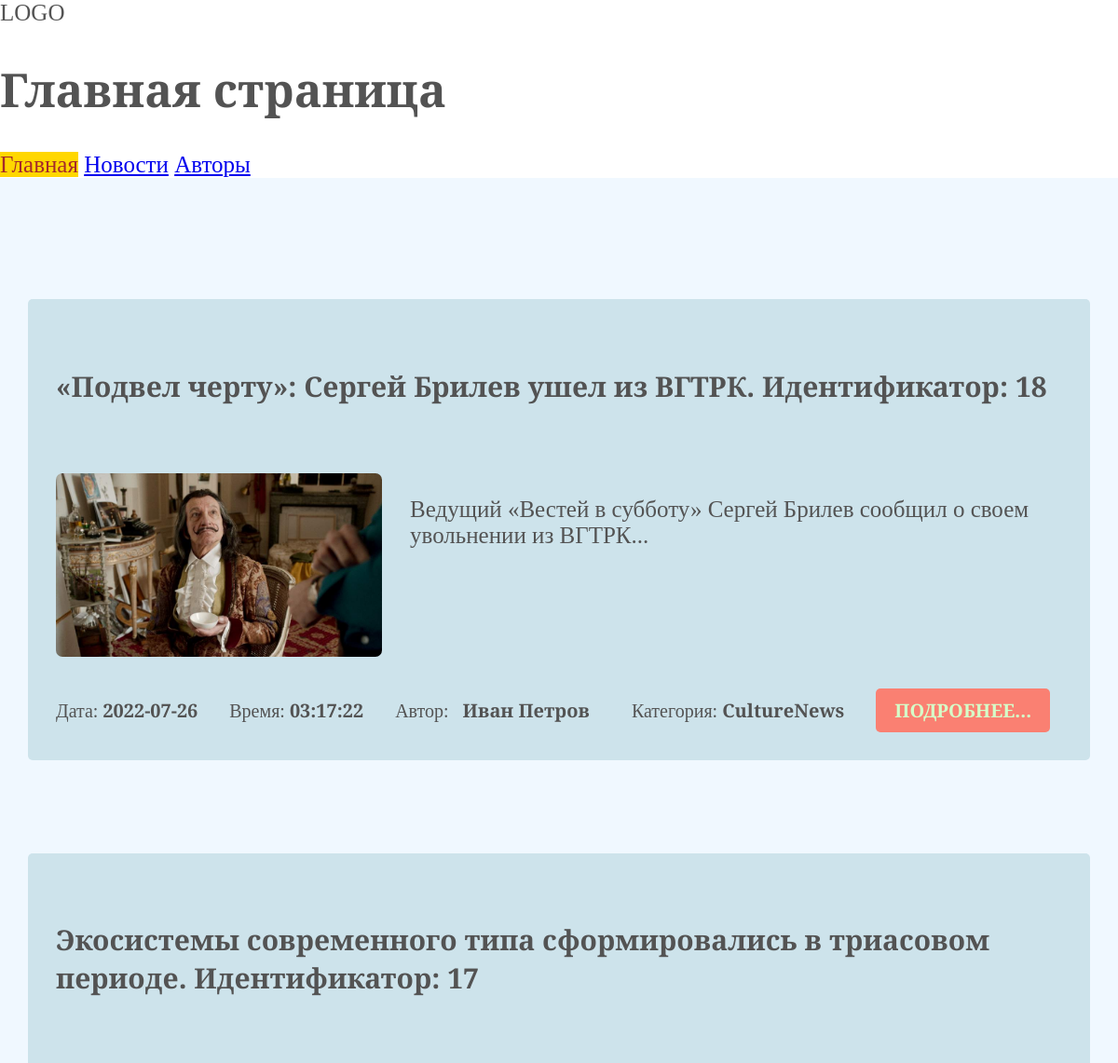
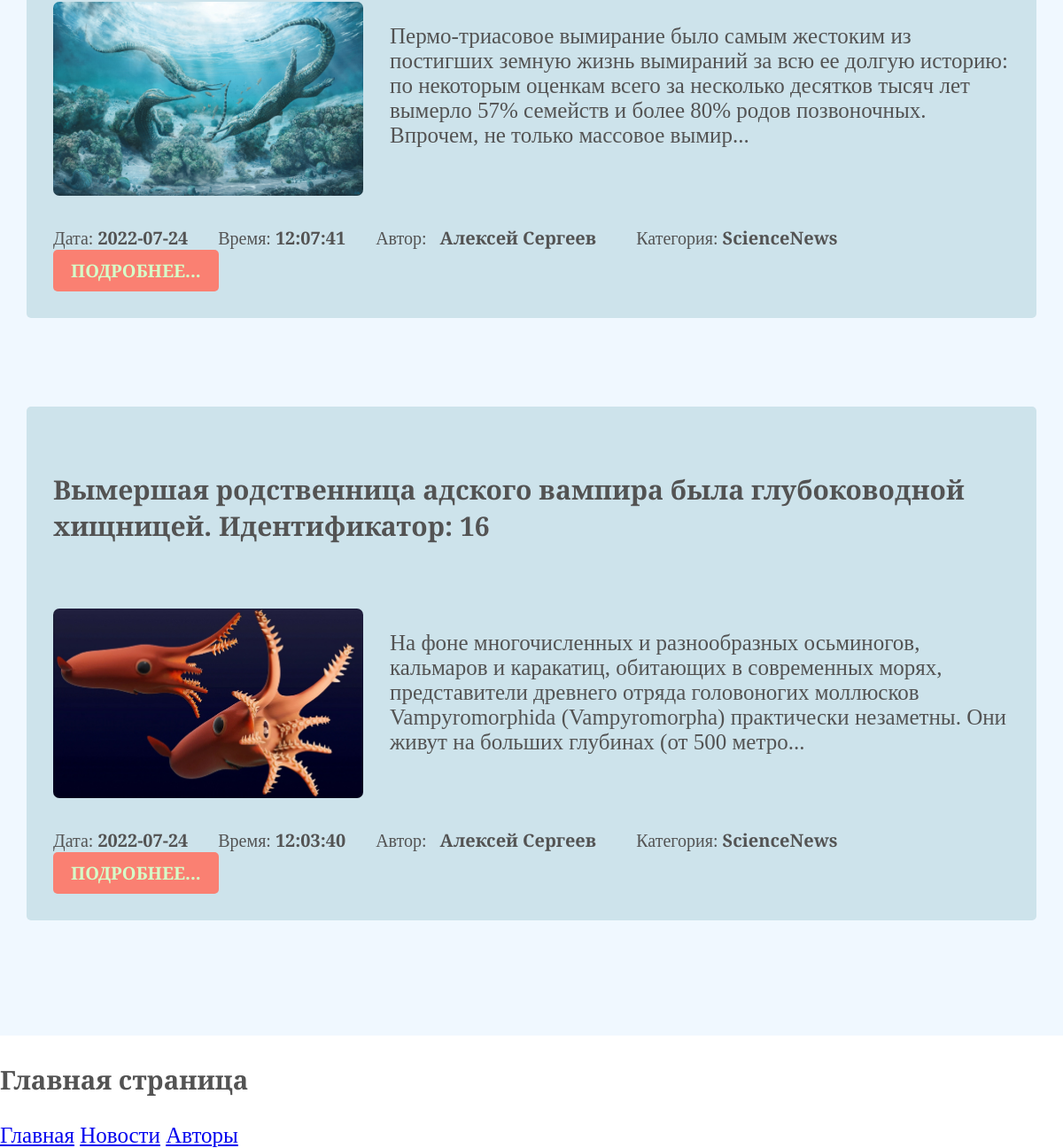
The page / on the database its author committed (2 pictures, top to bottom).
### tables this page shows
CREATE TABLE `news` (
  `id` int(11) NOT NULL,
  `category` varchar(255) NOT NULL,
  `title` varchar(255) NOT NULL,
  `short_text` varchar(255) NOT NULL,
  `full_text` text NOT NULL,
  `news_image` varchar(255) NOT NULL,
  `add_date` timestamp NOT NULL DEFAULT current_timestamp(),
  `author_id` int(11) NOT NULL
);

CREATE TABLE `authors` (
  `id` int(11) NOT NULL,
  `first_name` varchar(255) NOT NULL,
  `last_name` varchar(255) NOT NULL,
  `age` int(11) NOT NULL,
  `country` varchar(255) NOT NULL,
  `avatar` varchar(255) NOT NULL
);

### index.php (called while the page is built)
<?php
require 'models/News.php';
$limit = 3;
$newsLimitList = News::getLimitNewsList($limit);
$title = 'Главная страница';
require 'views/index_view.php';

### views/components/menu.php (called while the page is built)
<?php
return [
	'/' => 'Главная',
	'/news.php' => 'Новости',
	'/authors.php' => 'Авторы',
];

### models/News.php (called while the page is built, shortened)
<?php
class News
{
	public static function getLimitNewsList($limit){
		$pdo = DBConnect::getConnection();
		$query = "SELECT news.id AS news_id, category, title, short_text, news_image, add_date,
							authors.id AS author_id, first_name, last_name
							FROM news, authors
							WHERE author_id = authors.id
							ORDER BY add_date DESC
							LIMIT $limit;";
		return $pdo->query($query)->fetchAll();
	}
}

### views/index_view.php (the view)
<?php
require 'components/header.php';?>
<div class="news">
    <?php foreach ($newsLimitList as $news_item):?>
        <div class="news_item">
            <a class="link" href="news_detail.php?news_id=<?=$news_item['news_id']?>">
                <h2><?=$news_item['title']?>. Идентификатор: <?=$news_item['news_id']?> </h2>
            </a>
            <div class="news_preview">
                <a href="news_detail.php?news_id=<?=$news_item['news_id']?>">
                    <img src="<?=$news_item['news_image']?>" alt="<?=$news_item['title']?>">
                </a>
                <p><?=$news_item['short_text']?>...</p>
            </div>
					<?php $date_time = explode(' ', $news_item['add_date'])?>
            <span>Дата: <strong><?= $date_time[0]; ?></strong></span>
            <span>Время: <strong><?= $date_time[1]; ?></strong></span>
            <span>Автор:
                    <a class="link" href="author_detail.php?author_id=<?=$news_item['author_id']?>">
                        <strong><?=$news_item['first_name'].' '.$news_item['last_name']?></strong>
                    </a>
                </span>
            <span>Категория: <strong><?=$news_item['category']?></strong></span>
            <a class="news_link" href="news_detail.php?news_id=<?=$news_item['news_id']?>">Подробнее...</a>
        </div>
    <?php endforeach;?>
</div>
<?php
require 'components/footer.php';
?>

### views/components/header.php (shortened to what this page needs)
<?php
$menu = require 'menu.php';
?>
<!doctype html>
<html lang="en">
<head>
	<link rel="stylesheet" href="style/style.css">
</head>
<body>
<header>
	<div class="logo">LOGO</div>
	<h1><?=$title ?? 'Сайт с новостями'?></h1>
	<nav>
		<?php foreach ($menu as $key => $value):?>
            <?php if($_SERVER['REQUEST_URI'] ===  $key):?>
                <span class="active-link"><?=$value?></span>
            <?php else:?>
                <a href="<?=$key?>"><?=$value?></a>
            <?php endif;?>
		<?php endforeach;?>
	</nav>
</header>

### views/components/footer.php
	<footer>
		<h3><?=$title ?? 'Сайт с новостями'?></h3>
		<nav>
			<?php foreach ($menu as $key => $value):?>
				<a href="<?=$key?>"><?=$value?></a>
			<?php endforeach;?>
		</nav>
	</footer>
</body>
</html>

### style/style.css (style rules this page uses)
html { font-family: 'Cormorant Garamond', serif; color: #535353; }
body { margin: 0; }
header, footer { font-size: 25px; }
.news { max-width: 1200px; background-color: aliceblue; margin: auto; padding: 30px; }
.news_item { margin: 100px 0; background-color: #cde3eb; padding: 30px; border-radius: 5px; }
.news_item h2 { font-size: 30px; }
.news_item span { margin-right: 30px; font-weight: 500; font-size: 20px; }
.news_item .link { text-decoration: none; color: inherit; padding: 5px 10px; transition: all 0.5s; }
.news_item .news_link { font-size: 20px; display: inline-block; padding: 10px 20px; background-color: salmon; border-radius: 5px; text-decoration: none; text-transform: uppercase; color: #d5ffc9; font-weight: 600; }
.news_preview { display: flex; padding: 30px 0; gap: 30px; }
.news_preview img { width: 350px; border-radius: 7px; }
.news_preview p { font-size: 25px; font-weight: 500; }
.active-link { background-color: gold; color: brown; }

### rows shown on the page
news: title "«Подвел черту»: Сергей Брилев ушел из ВГТРК", id "18", news_image (picture), short_text "Ведущий «Вестей в субботу» Сергей Брилев сообщил о своем увольнении из ВГТРК", add_date "2022-07-26", add_date "03:17:22", author.first_name "Иван", author.last_name "Петров", category "CultureNews"
news: title "Экосистемы современного типа сформировались в триасовом периоде", id "17", news_image (picture), short_text "Пермо-триасовое вымирание было самым жестоким из постигших земную жизнь вымираний за всю ее долгую историю: по некоторым оценкам всего за несколько десятков тысяч лет вымерло 57% семейств и более 80% родов позвоночных. Впрочем, не только массовое вымир", add_date "2022-07-24", add_date "12:07:41", author.first_name "Алексей", author.last_name "Сергеев", category "ScienceNews"
news: title "Вымершая родственница адского вампира была глубоководной хищницей", id "16", news_image (picture), short_text "На фоне многочисленных и разнообразных осьминогов, кальмаров и каракатиц, обитающих в современных морях, представители древнего отряда головоногих моллюсков Vampyromorphida (Vampyromorpha) практически незаметны. Они живут на больших глубинах (от 500 метро", add_date "2022-07-24", add_date "12:03:40", author.first_name "Алексей", author.last_name "Сергеев", category "ScienceNews"

### other values the page prints
$title "Главная страница"
$value "Главная"
$value "Новости"
$value "Авторы"
